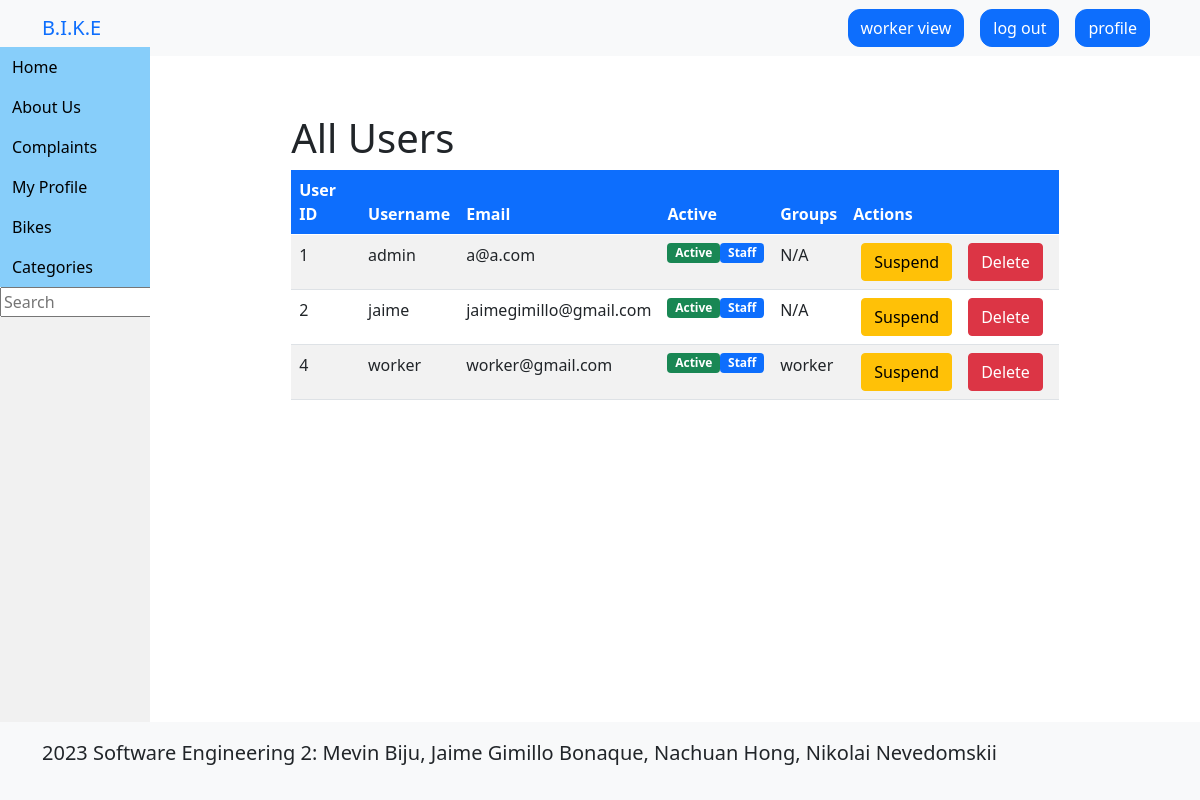
Page /worker/account_management (signed in) on the committed database.
### bike/models.py (models this page shows, shortened)
class User(AbstractUser):
    email = models.EmailField(_('email address'), unique=True)
    def is_worker(self):
        return self.groups.filter(name='worker').exists()

### bike/views.py (the view)
# urls.py: path('worker/account_management', views.account_management_request, name='account_management'),
def account_management_request(request):
    user = get_user(request)
    if not user:
        return redirect('login')
    if user.is_worker():
        users = User.objects.all()
        groups = Group.objects.all()
        return render(request, 'worker/account_management.html', {'users': users, 'groups': groups})
    return redirect('home')

### bike/views.py (called while the page is built)
def get_user(request):
    if not request.user.is_authenticated:
        messages.error(request, 'You are must login to perform some actions.')
        return None
    return User.objects.get(username=request.user.username)

### templates/worker/account_management.html
{% extends 'base.html' %}
{% block content %}
<div class="container mt-5">
    <div class="row justify-content-center">
      <div class="col-md-10">
<h1>All Users</h1>
<div class="table-responsive">
<table class="table table-striped table-hover">
  <thead class="bg-primary text-white">
    <tr>
      <th>User ID</th>
      <th>Username</th>
      <th>Email</th>
      <th>Active</th>
      <th>Groups</th>
      <th>Actions</th>
    </tr>
  </thead>
  <tbody>
    {% for user in users %}
      <tr>
        <td>{{ user.id }}</td>
        <td>{{ user.username }}</td>
        <td>{{ user.email }}</td>
        <td>
            <div class="d-flex">
              {% if user.is_active %}
                <span class="badge bg-success flex-fill">Active</span>
              {% else %}
                <span class="badge bg-danger flex-fill">Inactive</span>
              {% endif %}
              {% if user.is_staff %}
                <span class="badge bg-primary flex-fill">Staff</span>
              {% endif %}
            </div>
        </td>
        <td>
            {% for group in user.groups.all %}
              {{ group.name }}{% if not forloop.last %}, {% endif %}
            {% empty %}
              N/A
            {% endfor %}
        </td>
        <td>
            <div class="btn-group" role="group" aria-label="User Actions">
                <a href="{% url 'deactivate_user' user.id %}"
                    class="btn btn-warning mx-2 rounded"
                    onclick="return confirm('Are you sure you want to deactivate this user?')">
                    Suspend</a>
                <a href="{% url 'delete_user' user.id %}"
                    class="btn btn-danger mx-2 rounded"
                    onclick="return confirm('Are you sure you want to delete this user?')">
                    Delete</a>
            </div>
          </td>
      </tr>
    {% endfor %}
  </tbody>
</table>
</div>
</div>
</div>
</div>
{% endblock %}

### static/css/base.css (style rules this page uses)
html,body { width: 100%; height: 100%; margin: 0; padding: 0; overflow-x: hidden; }

### rows in the picture
User: id "1", username "admin", email "a@a.com", is_active "Active", is_staff "Staff"
User: id "2", username "jaime", email "jaimegimillo@gmail.com", is_active "Active", is_staff "Staff"
User: id "4", username "worker", email "worker@gmail.com", is_active "Active", is_staff "Staff"

### other values in the picture
{{ group.name }} "worker"
